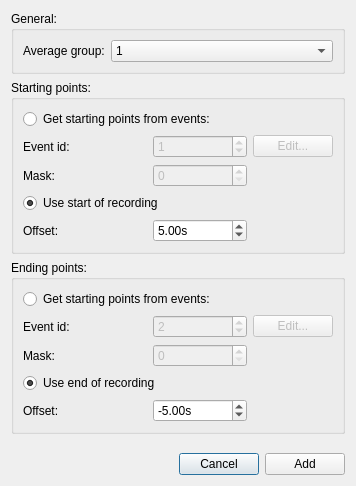
<?xml version="1.0" encoding="UTF-8"?>
<ui version="4.0">
 <class>PowerSpectrumAddAdvancedDialog</class>
 <widget class="QDialog" name="PowerSpectrumAddAdvancedDialog">
  <property name="geometry">
   <rect>
    <x>0</x>
    <y>0</y>
    <width>356</width>
    <height>486</height>
   </rect>
  </property>
  <property name="windowTitle">
   <string>Add advanced</string>
  </property>
  <layout class="QGridLayout" name="gridLayout_2">
   <item row="0" column="0">
    <widget class="QGroupBox" name="groupBoxGeneral">
     <property name="title">
      <string>General:</string>
     </property>
     <layout class="QFormLayout" name="formLayout">
      <item row="0" column="0">
       <widget class="QLabel" name="labelGroup">
        <property name="text">
         <string>Average group:</string>
        </property>
       </widget>
      </item>
      <item row="0" column="1">
       <widget class="QComboBox" name="comboBoxAvgGroup">
        <item>
         <property name="text">
          <string>1</string>
         </property>
        </item>
        <item>
         <property name="text">
          <string>2</string>
         </property>
        </item>
        <item>
         <property name="text">
          <string>3</string>
         </property>
        </item>
        <item>
         <property name="text">
          <string>4</string>
         </property>
        </item>
        <item>
         <property name="text">
          <string>5</string>
         </property>
        </item>
        <item>
         <property name="text">
          <string>6</string>
         </property>
        </item>
        <item>
         <property name="text">
          <string>7</string>
         </property>
        </item>
        <item>
         <property name="text">
          <string>8</string>
         </property>
        </item>
       </widget>
      </item>
     </layout>
    </widget>
   </item>
   <item row="4" column="0">
    <layout class="QHBoxLayout" name="horizontalLayout">
     <item>
      <spacer name="horizontalSpacer">
       <property name="orientation">
        <enum>Qt::Horizontal</enum>
       </property>
       <property name="sizeHint" stdset="0">
        <size>
         <width>40</width>
         <height>20</height>
        </size>
       </property>
      </spacer>
     </item>
     <item>
      <widget class="QPushButton" name="pushButtonCancel">
       <property name="text">
        <string>Cancel</string>
       </property>
      </widget>
     </item>
     <item>
      <widget class="QPushButton" name="pushButtonAccept">
       <property name="text">
        <string>Add</string>
       </property>
      </widget>
     </item>
    </layout>
   </item>
   <item row="1" column="0">
    <widget class="QGroupBox" name="groupBoxStartingPoints">
     <property name="title">
      <string>Starting points:</string>
     </property>
     <layout class="QGridLayout" name="gridLayout_3">
      <item row="1" column="0">
       <widget class="QLabel" name="labelStartId">
        <property name="text">
         <string>Event id:</string>
        </property>
       </widget>
      </item>
      <item row="4" column="0">
       <widget class="QLabel" name="labelStartOffset">
        <property name="text">
         <string>Offset:</string>
        </property>
       </widget>
      </item>
      <item row="2" column="0">
       <widget class="QLabel" name="labelStartMask">
        <property name="text">
         <string>Mask:</string>
        </property>
       </widget>
      </item>
      <item row="1" column="3">
       <widget class="QPushButton" name="pushButtonStartEdit">
        <property name="enabled">
         <bool>false</bool>
        </property>
        <property name="text">
         <string>Edit...</string>
        </property>
       </widget>
      </item>
      <item row="0" column="0" colspan="4">
       <widget class="QRadioButton" name="radioButtonStartUseEvents">
        <property name="text">
         <string>Get starting points from events:</string>
        </property>
       </widget>
      </item>
      <item row="3" column="0" colspan="4">
       <widget class="QRadioButton" name="radioButtonStartUseStart">
        <property name="text">
         <string>Use start of recording</string>
        </property>
        <property name="checked">
         <bool>true</bool>
        </property>
       </widget>
      </item>
      <item row="4" column="2">
       <widget class="QDoubleSpinBox" name="doubleSpinBoxStartOffset">
        <property name="suffix">
         <string>s</string>
        </property>
        <property name="minimum">
         <double>-100000000.000000000000000</double>
        </property>
        <property name="maximum">
         <double>100000000.000000000000000</double>
        </property>
        <property name="value">
         <double>5.000000000000000</double>
        </property>
       </widget>
      </item>
      <item row="1" column="2">
       <widget class="QSpinBox" name="spinBoxStartId">
        <property name="enabled">
         <bool>false</bool>
        </property>
        <property name="maximum">
         <number>10000000</number>
        </property>
        <property name="value">
         <number>1</number>
        </property>
       </widget>
      </item>
      <item row="2" column="2">
       <widget class="QSpinBox" name="spinBoxStartMask">
        <property name="enabled">
         <bool>false</bool>
        </property>
        <property name="maximum">
         <number>1000000000</number>
        </property>
       </widget>
      </item>
     </layout>
    </widget>
   </item>
   <item row="2" column="0">
    <widget class="QGroupBox" name="groupBoxEndingPoints">
     <property name="title">
      <string>Ending points:</string>
     </property>
     <layout class="QGridLayout" name="gridLayout_4">
      <item row="4" column="2">
       <widget class="QDoubleSpinBox" name="doubleSpinBoxEndOffset">
        <property name="suffix">
         <string>s</string>
        </property>
        <property name="minimum">
         <double>-10000000.000000000000000</double>
        </property>
        <property name="maximum">
         <double>10000000.990000000223517</double>
        </property>
        <property name="value">
         <double>-5.000000000000000</double>
        </property>
       </widget>
      </item>
      <item row="2" column="0">
       <widget class="QLabel" name="labelEndMask">
        <property name="text">
         <string>Mask:</string>
        </property>
       </widget>
      </item>
      <item row="1" column="0">
       <widget class="QLabel" name="labelEndId">
        <property name="text">
         <string>Event id:</string>
        </property>
       </widget>
      </item>
      <item row="4" column="0">
       <widget class="QLabel" name="labelEndOffset">
        <property name="text">
         <string>Offset:</string>
        </property>
       </widget>
      </item>
      <item row="1" column="3">
       <widget class="QPushButton" name="pushButtonEndEdit">
        <property name="enabled">
         <bool>false</bool>
        </property>
        <property name="text">
         <string>Edit...</string>
        </property>
       </widget>
      </item>
      <item row="0" column="0" colspan="4">
       <widget class="QRadioButton" name="radioButtonEndUseEvents">
        <property name="text">
         <string>Get starting points from events:</string>
        </property>
       </widget>
      </item>
      <item row="3" column="0" colspan="4">
       <widget class="QRadioButton" name="radioButtonEndUseEnd">
        <property name="text">
         <string>Use end of recording</string>
        </property>
        <property name="checked">
         <bool>true</bool>
        </property>
       </widget>
      </item>
      <item row="1" column="2">
       <widget class="QSpinBox" name="spinBoxEndId">
        <property name="enabled">
         <bool>false</bool>
        </property>
        <property name="maximum">
         <number>10000000</number>
        </property>
        <property name="value">
         <number>2</number>
        </property>
       </widget>
      </item>
      <item row="2" column="2">
       <widget class="QSpinBox" name="spinBoxEndMask">
        <property name="enabled">
         <bool>false</bool>
        </property>
        <property name="maximum">
         <number>1000000000</number>
        </property>
       </widget>
      </item>
     </layout>
    </widget>
   </item>
   <item row="3" column="0">
    <spacer name="verticalSpacer">
     <property name="orientation">
      <enum>Qt::Vertical</enum>
     </property>
     <property name="sizeHint" stdset="0">
      <size>
       <width>20</width>
       <height>40</height>
      </size>
     </property>
    </spacer>
   </item>
  </layout>
 </widget>
 <resources/>
 <connections>
  <connection>
   <sender>pushButtonCancel</sender>
   <signal>clicked()</signal>
   <receiver>PowerSpectrumAddAdvancedDialog</receiver>
   <slot>reject()</slot>
   <hints>
    <hint type="sourcelabel">
     <x>293</x>
     <y>155</y>
    </hint>
    <hint type="destinationlabel">
     <x>18</x>
     <y>131</y>
    </hint>
   </hints>
  </connection>
  <connection>
   <sender>pushButtonAccept</sender>
   <signal>clicked()</signal>
   <receiver>PowerSpectrumAddAdvancedDialog</receiver>
   <slot>accept()</slot>
   <hints>
    <hint type="sourcelabel">
     <x>384</x>
     <y>155</y>
    </hint>
    <hint type="destinationlabel">
     <x>47</x>
     <y>149</y>
    </hint>
   </hints>
  </connection>
  <connection>
   <sender>radioButtonEndUseEvents</sender>
   <signal>toggled(bool)</signal>
   <receiver>spinBoxEndId</receiver>
   <slot>setEnabled(bool)</slot>
   <hints>
    <hint type="sourcelabel">
     <x>181</x>
     <y>306</y>
    </hint>
    <hint type="destinationlabel">
     <x>191</x>
     <y>334</y>
    </hint>
   </hints>
  </connection>
  <connection>
   <sender>radioButtonEndUseEvents</sender>
   <signal>toggled(bool)</signal>
   <receiver>spinBoxEndMask</receiver>
   <slot>setEnabled(bool)</slot>
   <hints>
    <hint type="sourcelabel">
     <x>181</x>
     <y>306</y>
    </hint>
    <hint type="destinationlabel">
     <x>191</x>
     <y>364</y>
    </hint>
   </hints>
  </connection>
  <connection>
   <sender>radioButtonEndUseEvents</sender>
   <signal>toggled(bool)</signal>
   <receiver>pushButtonEndEdit</receiver>
   <slot>setEnabled(bool)</slot>
   <hints>
    <hint type="sourcelabel">
     <x>181</x>
     <y>306</y>
    </hint>
    <hint type="destinationlabel">
     <x>301</x>
     <y>334</y>
    </hint>
   </hints>
  </connection>
  <connection>
   <sender>radioButtonStartUseEvents</sender>
   <signal>toggled(bool)</signal>
   <receiver>spinBoxStartId</receiver>
   <slot>setEnabled(bool)</slot>
   <hints>
    <hint type="sourcelabel">
     <x>181</x>
     <y>120</y>
    </hint>
    <hint type="destinationlabel">
     <x>187</x>
     <y>148</y>
    </hint>
   </hints>
  </connection>
  <connection>
   <sender>radioButtonStartUseEvents</sender>
   <signal>toggled(bool)</signal>
   <receiver>spinBoxStartMask</receiver>
   <slot>setEnabled(bool)</slot>
   <hints>
    <hint type="sourcelabel">
     <x>181</x>
     <y>120</y>
    </hint>
    <hint type="destinationlabel">
     <x>187</x>
     <y>178</y>
    </hint>
   </hints>
  </connection>
  <connection>
   <sender>radioButtonStartUseEvents</sender>
   <signal>toggled(bool)</signal>
   <receiver>pushButtonStartEdit</receiver>
   <slot>setEnabled(bool)</slot>
   <hints>
    <hint type="sourcelabel">
     <x>181</x>
     <y>120</y>
    </hint>
    <hint type="destinationlabel">
     <x>301</x>
     <y>148</y>
    </hint>
   </hints>
  </connection>
 </connections>
</ui>
